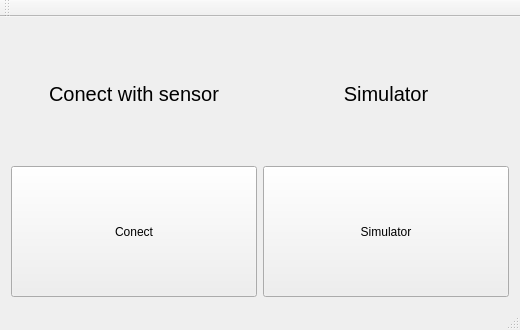
<?xml version="1.0" encoding="UTF-8"?>
<ui version="4.0">
 <class>QtWorkGuiClass</class>
 <widget class="QMainWindow" name="QtWorkGuiClass">
  <property name="geometry">
   <rect>
    <x>0</x>
    <y>0</y>
    <width>520</width>
    <height>330</height>
   </rect>
  </property>
  <property name="sizePolicy">
   <sizepolicy hsizetype="Preferred" vsizetype="Preferred">
    <horstretch>1</horstretch>
    <verstretch>0</verstretch>
   </sizepolicy>
  </property>
  <property name="windowTitle">
   <string>QtWorkGui</string>
  </property>
  <widget class="QWidget" name="centralWidget">
   <layout class="QGridLayout" name="gridLayout">
    <item row="0" column="0">
     <layout class="QVBoxLayout" name="verticalLayout_2" stretch="1,1">
      <item>
       <widget class="QLabel" name="label">
        <property name="font">
         <font>
          <pointsize>15</pointsize>
         </font>
        </property>
        <property name="text">
         <string>&lt;html&gt;&lt;head/&gt;&lt;body&gt;&lt;p align=&quot;center&quot;&gt;Conect with sensor&lt;/p&gt;&lt;/body&gt;&lt;/html&gt;</string>
        </property>
       </widget>
      </item>
      <item>
       <widget class="QPushButton" name="pushButton_conect">
        <property name="sizePolicy">
         <sizepolicy hsizetype="Minimum" vsizetype="Ignored">
          <horstretch>1</horstretch>
          <verstretch>0</verstretch>
         </sizepolicy>
        </property>
        <property name="text">
         <string>Conect</string>
        </property>
       </widget>
      </item>
     </layout>
    </item>
    <item row="0" column="1">
     <layout class="QVBoxLayout" name="verticalLayout" stretch="1,1">
      <item>
       <widget class="QLabel" name="label_2">
        <property name="font">
         <font>
          <pointsize>15</pointsize>
         </font>
        </property>
        <property name="text">
         <string>&lt;html&gt;&lt;head/&gt;&lt;body&gt;&lt;p align=&quot;center&quot;&gt;Simulator&lt;/p&gt;&lt;/body&gt;&lt;/html&gt;</string>
        </property>
       </widget>
      </item>
      <item>
       <widget class="QPushButton" name="pushButton_simulator">
        <property name="sizePolicy">
         <sizepolicy hsizetype="Minimum" vsizetype="Ignored">
          <horstretch>1</horstretch>
          <verstretch>0</verstretch>
         </sizepolicy>
        </property>
        <property name="minimumSize">
         <size>
          <width>211</width>
          <height>0</height>
         </size>
        </property>
        <property name="text">
         <string>Simulator</string>
        </property>
       </widget>
      </item>
     </layout>
    </item>
   </layout>
  </widget>
  <widget class="QMenuBar" name="menuBar">
   <property name="geometry">
    <rect>
     <x>0</x>
     <y>0</y>
     <width>520</width>
     <height>26</height>
    </rect>
   </property>
  </widget>
  <widget class="QToolBar" name="mainToolBar">
   <attribute name="toolBarArea">
    <enum>TopToolBarArea</enum>
   </attribute>
   <attribute name="toolBarBreak">
    <bool>false</bool>
   </attribute>
  </widget>
  <widget class="QStatusBar" name="statusBar"/>
 </widget>
 <layoutdefault spacing="6" margin="11"/>
 <resources>
  <include location="QtWorkGui.qrc"/>
 </resources>
 <connections/>
</ui>
